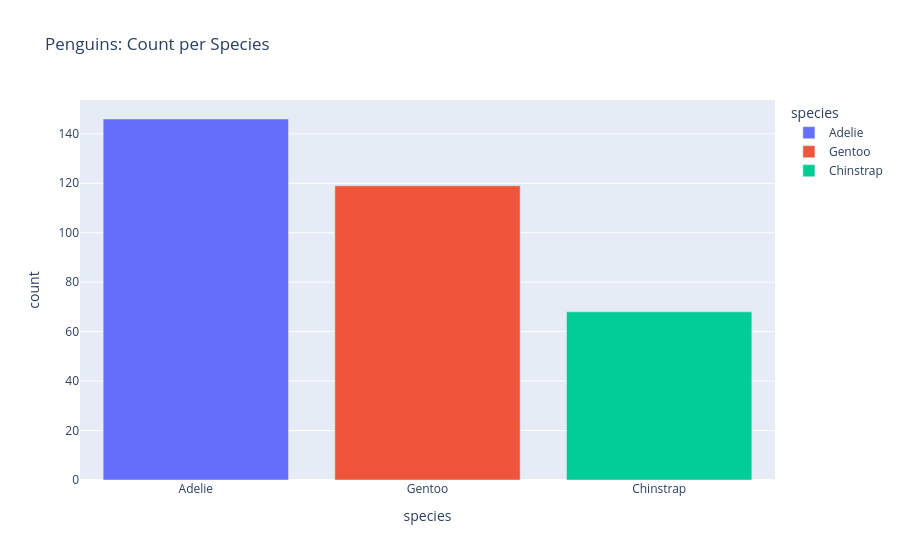

Notebook cell for this chart:
### Code cell
# Bar plot
fig_bar = px.bar(
    species_counts,
    x="species",
    y="count",
    color="species",
    title="Penguins: Count per Species"
)
fig_bar.show()

### Figure 1 — Plotly figure (JSON) as saved in the notebook; plotly's stock layout.template omitted (floating-point values rounded to 4 significant figures)
{"data": [{"hovertemplate": "species=%{x}<br>count=%{y}<extra></extra>", "legendgroup": "Adelie", "marker": {"color": "#636efa", "pattern": {"shape": ""}}, "name": "Adelie", "orientation": "v", "showlegend": true, "textposition": "auto", "type": "bar", "x": ["Adelie"], "xaxis": "x", "y": [146], "yaxis": "y"}, {"hovertemplate": "species=%{x}<br>count=%{y}<extra></extra>", "legendgroup": "Gentoo", "marker": {"color": "#EF553B", "pattern": {"shape": ""}}, "name": "Gentoo", "orientation": "v", "showlegend": true, "textposition": "auto", "type": "bar", "x": ["Gentoo"], "xaxis": "x", "y": [119], "yaxis": "y"}, {"hovertemplate": "species=%{x}<br>count=%{y}<extra></extra>", "legendgroup": "Chinstrap", "marker": {"color": "#00cc96", "pattern": {"shape": ""}}, "name": "Chinstrap", "orientation": "v", "showlegend": true, "textposition": "auto", "type": "bar", "x": ["Chinstrap"], "xaxis": "x", "y": [68], "yaxis": "y"}], "layout": {"barmode": "relative", "legend": {"title": {"text": "species"}, "tracegroupgap": 0}, "title": {"text": "Penguins: Count per Species"}, "xaxis": {"anchor": "y", "categoryarray": ["Adelie", "Gentoo", "Chinstrap"], "categoryorder": "array", "domain": [0, 1], "title": {"text": "species"}}, "yaxis": {"anchor": "x", "domain": [0, 1], "title": {"text": "count"}}}}
